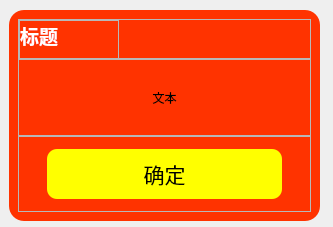
<?xml version="1.0" encoding="UTF-8"?>
<ui version="4.0">
 <class>Dialog</class>
 <widget class="QDialog" name="Dialog">
  <property name="geometry">
   <rect>
    <x>0</x>
    <y>0</y>
    <width>333</width>
    <height>227</height>
   </rect>
  </property>
  <property name="windowTitle">
   <string>Dialog</string>
  </property>
  <widget class="QFrame" name="frame">
   <property name="geometry">
    <rect>
     <x>9</x>
     <y>10</y>
     <width>311</width>
     <height>211</height>
    </rect>
   </property>
   <property name="minimumSize">
    <size>
     <width>200</width>
     <height>150</height>
    </size>
   </property>
   <property name="styleSheet">
    <string notr="true">#frame{
	border-radius: 15px;
	background-color: rgb(255, 51, 0);
}</string>
   </property>
   <property name="frameShape">
    <enum>QFrame::StyledPanel</enum>
   </property>
   <property name="frameShadow">
    <enum>QFrame::Raised</enum>
   </property>
   <layout class="QVBoxLayout" name="verticalLayout">
    <property name="spacing">
     <number>0</number>
    </property>
    <item>
     <widget class="QFrame" name="frame_2">
      <property name="maximumSize">
       <size>
        <width>16777215</width>
        <height>40</height>
       </size>
      </property>
      <property name="frameShape">
       <enum>QFrame::StyledPanel</enum>
      </property>
      <property name="frameShadow">
       <enum>QFrame::Raised</enum>
      </property>
      <layout class="QHBoxLayout" name="horizontalLayout">
       <property name="leftMargin">
        <number>0</number>
       </property>
       <property name="topMargin">
        <number>0</number>
       </property>
       <property name="rightMargin">
        <number>0</number>
       </property>
       <property name="bottomMargin">
        <number>0</number>
       </property>
       <item alignment="Qt::AlignLeft|Qt::AlignTop">
        <widget class="QFrame" name="frame_5">
         <property name="sizePolicy">
          <sizepolicy hsizetype="Expanding" vsizetype="Preferred">
           <horstretch>0</horstretch>
           <verstretch>0</verstretch>
          </sizepolicy>
         </property>
         <property name="minimumSize">
          <size>
           <width>100</width>
           <height>40</height>
          </size>
         </property>
         <property name="maximumSize">
          <size>
           <width>16777215</width>
           <height>40</height>
          </size>
         </property>
         <property name="frameShape">
          <enum>QFrame::StyledPanel</enum>
         </property>
         <property name="frameShadow">
          <enum>QFrame::Raised</enum>
         </property>
         <layout class="QHBoxLayout" name="horizontalLayout_2">
          <property name="spacing">
           <number>0</number>
          </property>
          <property name="leftMargin">
           <number>0</number>
          </property>
          <property name="topMargin">
           <number>0</number>
          </property>
          <property name="rightMargin">
           <number>0</number>
          </property>
          <property name="bottomMargin">
           <number>0</number>
          </property>
          <item>
           <widget class="QLabel" name="label">
            <property name="sizePolicy">
             <sizepolicy hsizetype="Expanding" vsizetype="Expanding">
              <horstretch>0</horstretch>
              <verstretch>0</verstretch>
             </sizepolicy>
            </property>
            <property name="minimumSize">
             <size>
              <width>0</width>
              <height>40</height>
             </size>
            </property>
            <property name="styleSheet">
             <string notr="true">font: 12pt &quot;字魂71号-御守锦书&quot;;</string>
            </property>
            <property name="text">
             <string>&lt;html&gt;&lt;head/&gt;&lt;body&gt;&lt;p&gt;&lt;span style=&quot; font-size:14pt; font-weight:600; color:#ffffff;&quot;&gt;标题&lt;/span&gt;&lt;/p&gt;&lt;/body&gt;&lt;/html&gt;</string>
            </property>
            <property name="alignment">
             <set>Qt::AlignLeading|Qt::AlignLeft|Qt::AlignTop</set>
            </property>
           </widget>
          </item>
         </layout>
        </widget>
       </item>
      </layout>
     </widget>
    </item>
    <item>
     <widget class="QFrame" name="frame_3">
      <property name="frameShape">
       <enum>QFrame::StyledPanel</enum>
      </property>
      <property name="frameShadow">
       <enum>QFrame::Raised</enum>
      </property>
      <layout class="QHBoxLayout" name="horizontalLayout_3">
       <property name="spacing">
        <number>0</number>
       </property>
       <property name="leftMargin">
        <number>16</number>
       </property>
       <property name="rightMargin">
        <number>16</number>
       </property>
       <item>
        <widget class="QLabel" name="label_2">
         <property name="styleSheet">
          <string notr="true">font: 9pt &quot;三极泼墨体&quot;;</string>
         </property>
         <property name="text">
          <string>文本</string>
         </property>
         <property name="alignment">
          <set>Qt::AlignCenter</set>
         </property>
         <property name="wordWrap">
          <bool>true</bool>
         </property>
        </widget>
       </item>
      </layout>
     </widget>
    </item>
    <item>
     <widget class="QFrame" name="frame_4">
      <property name="styleSheet">
       <string notr="true">QPushButton{
	border-radius: 10px;
	font: 9pt &quot;三极泼墨体&quot;;
    font-size:16pt;
}
QPushButton:hover{
	background-color: rgb(255, 255, 255);
}
QPushButton:pressed{
	padding-left:5px;
	padding-top:5px;
}
#pushButton_2{
	background-color: rgb(255, 255, 0);
}</string>
      </property>
      <property name="frameShape">
       <enum>QFrame::StyledPanel</enum>
      </property>
      <property name="frameShadow">
       <enum>QFrame::Raised</enum>
      </property>
      <layout class="QHBoxLayout" name="horizontalLayout_4">
       <property name="spacing">
        <number>0</number>
       </property>
       <property name="leftMargin">
        <number>28</number>
       </property>
       <property name="topMargin">
        <number>12</number>
       </property>
       <property name="rightMargin">
        <number>28</number>
       </property>
       <property name="bottomMargin">
        <number>12</number>
       </property>
       <item>
        <widget class="QPushButton" name="pushButton_2">
         <property name="sizePolicy">
          <sizepolicy hsizetype="MinimumExpanding" vsizetype="Preferred">
           <horstretch>0</horstretch>
           <verstretch>0</verstretch>
          </sizepolicy>
         </property>
         <property name="text">
          <string>确定</string>
         </property>
        </widget>
       </item>
      </layout>
     </widget>
    </item>
   </layout>
  </widget>
 </widget>
 <resources>
  <include location="../../../../../../../../Pictures/bg.qrc"/>
 </resources>
 <connections>
  <connection>
   <sender>pushButton_2</sender>
   <signal>clicked()</signal>
   <receiver>Dialog</receiver>
   <slot>close()</slot>
   <hints>
    <hint type="sourcelabel">
     <x>116</x>
     <y>125</y>
    </hint>
    <hint type="destinationlabel">
     <x>34</x>
     <y>166</y>
    </hint>
   </hints>
  </connection>
 </connections>
</ui>
